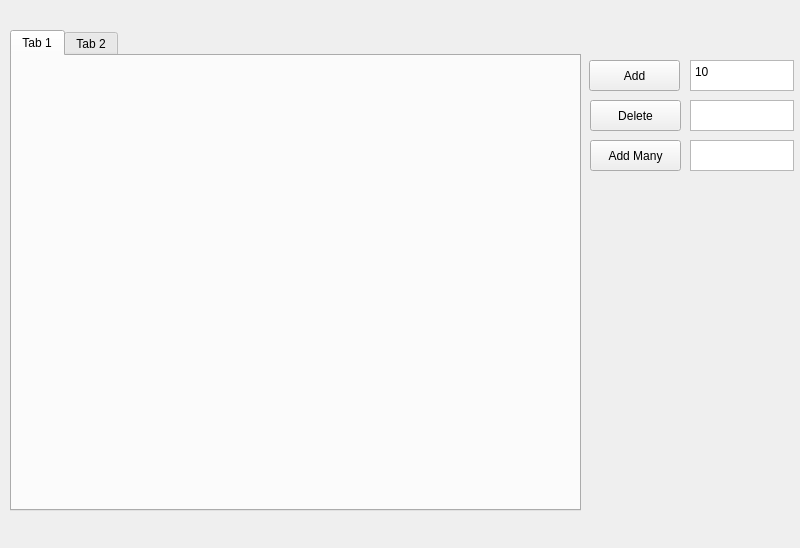
<?xml version="1.0" encoding="UTF-8"?>
<ui version="4.0">
 <class>MainWindow</class>
 <widget class="QMainWindow" name="MainWindow">
  <property name="geometry">
   <rect>
    <x>0</x>
    <y>0</y>
    <width>800</width>
    <height>548</height>
   </rect>
  </property>
  <property name="windowTitle">
   <string>MainWindow</string>
  </property>
  <widget class="QWidget" name="centralwidget">
   <widget class="QPushButton" name="AddButton">
    <property name="geometry">
     <rect>
      <x>589</x>
      <y>60</y>
      <width>91</width>
      <height>31</height>
     </rect>
    </property>
    <property name="text">
     <string>Add</string>
    </property>
   </widget>
   <widget class="QTabWidget" name="TreesTW">
    <property name="geometry">
     <rect>
      <x>10</x>
      <y>30</y>
      <width>571</width>
      <height>481</height>
     </rect>
    </property>
    <property name="mouseTracking">
     <bool>false</bool>
    </property>
    <property name="styleSheet">
     <string notr="true"/>
    </property>
    <property name="currentIndex">
     <number>0</number>
    </property>
    <property name="tabsClosable">
     <bool>false</bool>
    </property>
    <widget class="QWidget" name="tab">
     <attribute name="title">
      <string>Tab 1</string>
     </attribute>
    </widget>
    <widget class="QWidget" name="tab_2">
     <attribute name="title">
      <string>Tab 2</string>
     </attribute>
    </widget>
   </widget>
   <widget class="QPlainTextEdit" name="AddValue">
    <property name="geometry">
     <rect>
      <x>690</x>
      <y>60</y>
      <width>104</width>
      <height>31</height>
     </rect>
    </property>
    <property name="plainText">
     <string>10</string>
    </property>
   </widget>
   <widget class="QPushButton" name="DeleteButton">
    <property name="geometry">
     <rect>
      <x>590</x>
      <y>100</y>
      <width>91</width>
      <height>31</height>
     </rect>
    </property>
    <property name="text">
     <string>Delete</string>
    </property>
   </widget>
   <widget class="QPlainTextEdit" name="DeleteValue">
    <property name="geometry">
     <rect>
      <x>690</x>
      <y>100</y>
      <width>104</width>
      <height>31</height>
     </rect>
    </property>
   </widget>
   <widget class="QPushButton" name="AddManyButton">
    <property name="geometry">
     <rect>
      <x>590</x>
      <y>140</y>
      <width>91</width>
      <height>31</height>
     </rect>
    </property>
    <property name="text">
     <string>Add Many</string>
    </property>
   </widget>
   <widget class="QPlainTextEdit" name="AddManyValue">
    <property name="geometry">
     <rect>
      <x>690</x>
      <y>140</y>
      <width>104</width>
      <height>31</height>
     </rect>
    </property>
   </widget>
  </widget>
  <widget class="QMenuBar" name="menubar">
   <property name="geometry">
    <rect>
     <x>0</x>
     <y>0</y>
     <width>800</width>
     <height>21</height>
    </rect>
   </property>
  </widget>
 </widget>
 <resources/>
 <connections/>
</ui>
